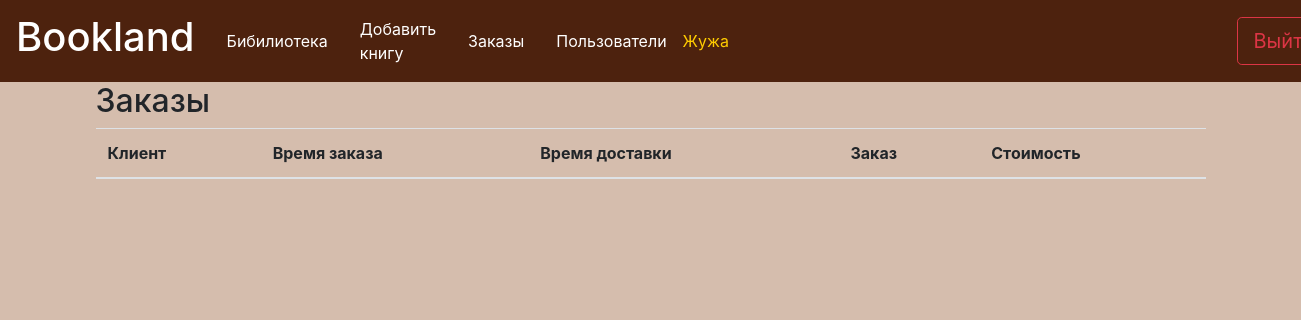
Page /orders (signed in) on the earlier database version.
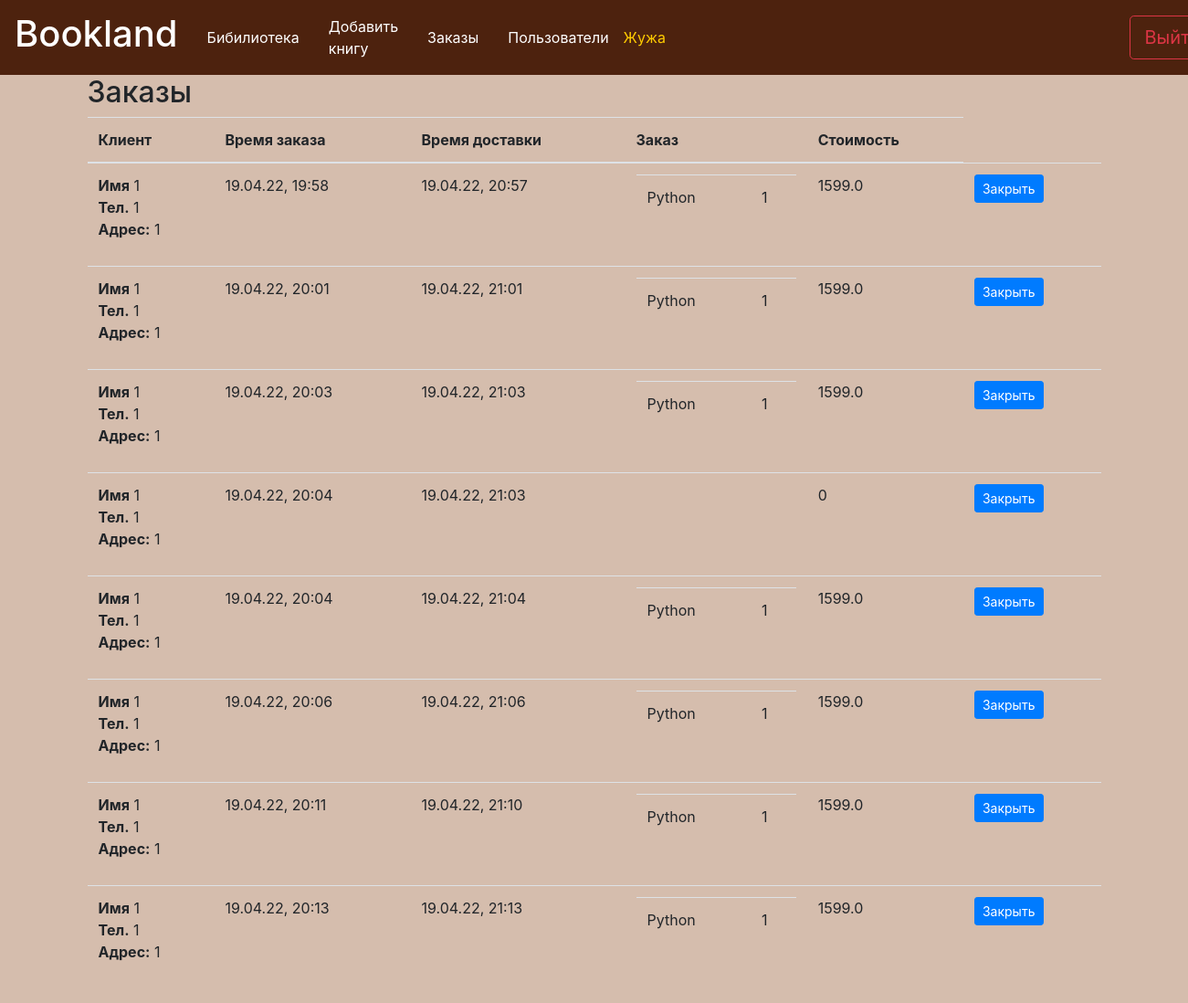
Same page on the later database version.
### data/order.py (models this page shows, shortened)
class Order(SqlAlchemyBase):
    __tablename__ = 'order'
    id = Column(Integer, primary_key=True, autoincrement=True)
    user_name = Column(String, nullable=True)
    telephone = Column(String, nullable=True)
    address = Column(String, nullable=True)
    time_order = Column(DateTime, default=datetime.datetime.now)
    time_delivery = Column(DateTime, nullable=True)
    books = relationship("Association", back_populates="order", cascade="all, delete-orphan")

class Association(SqlAlchemyBase):
    __tablename__ = 'association'
    order_id = Column(Integer, ForeignKey('order.id'), primary_key=True)
    book_id = Column(Integer, ForeignKey('book.id'), primary_key=True)
    count = Column(Integer)
    book = relationship("Book", back_populates="orders")
    order = relationship("Order", back_populates="books")

### data/book.py (models this page shows, shortened)
class Book(SqlAlchemyBase):
    __tablename__ = 'book'
    id = sqlalchemy.Column(sqlalchemy.Integer, primary_key=True, autoincrement=True)
    title = sqlalchemy.Column(sqlalchemy.String, nullable=True)
    author = sqlalchemy.Column(sqlalchemy.String, nullable=True)
    description = sqlalchemy.Column(sqlalchemy.String, nullable=True)
    pages = sqlalchemy.Column(sqlalchemy.Integer, nullable=True)
    cost = sqlalchemy.Column(sqlalchemy.Float, nullable=True)
    image = sqlalchemy.Column(sqlalchemy.String, nullable=True)
    pdf = sqlalchemy.Column(sqlalchemy.String, nullable=True)
    orders = relationship("Association", back_populates="book")

### main.py (the view)
@app.route('/orders')
@login_required
def orders():
    db_sess = db_session.create_session()
    orders = db_sess.query(Order).all()
    for order in orders:
        summ = 0
        for book in order.books:
            summ += book.book.cost * book.count
        order.cost = summ
    return render_template('orders.html', orders=orders, title='Заказы')

### data/db_session.py (called while the page is built)
def create_session() -> Session:
    global __factory
    return __factory()

### main.py (called while the page is built)
@app.template_filter('strftime')
def _jinja2_filter_datetime(date, fmt=None):
    return date.strftime('%d.%m.%y, %H:%M')

@login_manager.user_loader
def load_user(user_id):  # Авторизация пользователя
    db_sess = db_session.create_session()
    return db_sess.query(User).get(user_id)

### templates/orders.html
{% extends "base.html" %}
{% block content %}
    <h2>Заказы</h2>
    <table class="table">
        <thead>
            <tr>
              <th scope="col">Клиент</th>
              <th scope="col">Время заказа</th>
              <th scope="col">Время доставки</th>
              <th scope="col">Заказ</th>
              <th scope="col">Стоимость</th>
            </tr>
        </thead>
        <tbody>
            {% for order in orders %}
                <tr>
                    <td>
                        <ul style="list-style-type: none; padding-left: 0; margin-left: 0;">
                            <li><b>Имя</b> {{ order.user_name }}</li>
                            <li><b>Тел.</b> {{ order.telephone }}</li>
                            <li><b>Адрес:</b> {{ order.address }}</li>
                        </ul>
                    </td>
                    <td>{{ order.time_order|strftime }}</td>
                    <td>{{ order.time_delivery|strftime }}</td>
                    <td>
                        <table class="table">
                          <tbody>
                            {% for book in order.books %}
                                <tr>
                                    <td>{{ book.book.title }}</td>
                                    <td>{{ book.count }}</td>
                                </tr>
                            {% endfor %}
                          </tbody>
                        </table>
                    </td>
                    <td>{{ order.cost }}</td>
                    <td><a href="/delorder/{{ order.id }}" class="btn btn-primary btn-sm">Закрыть</a> </td>
                </tr>
            {% endfor %}
        </tbody>
    </table>
{% endblock %}

Differences in the rows shown:
added Order: user_name "1", telephone "1", address "1", time_order|strftime "19.04.22, 19:58", time_delivery|strftime "19.04.22, 20:57", cost "1599.0"
added Association: book "Python", count "1"
added Order: user_name "1", telephone "1", address "1", time_order|strftime "19.04.22, 20:01", time_delivery|strftime "19.04.22, 21:01", cost "1599.0"
added Association: book "Python", count "1"
added Order: user_name "1", telephone "1", address "1", time_order|strftime "19.04.22, 20:03", time_delivery|strftime "19.04.22, 21:03", cost "1599.0"
added Association: book "Python", count "1"
added Order: user_name "1", telephone "1", address "1", time_order|strftime "19.04.22, 20:04", time_delivery|strftime "19.04.22, 21:03", cost "0"
added Order: user_name "1", telephone "1", address "1", time_order|strftime "19.04.22, 20:04", time_delivery|strftime "19.04.22, 21:04", cost "1599.0"
added Association: book "Python", count "1"
added Order: user_name "1", telephone "1", address "1", time_order|strftime "19.04.22, 20:06", time_delivery|strftime "19.04.22, 21:06", cost "1599.0"
added Association: book "Python", count "1"
added Order: user_name "1", telephone "1", address "1", time_order|strftime "19.04.22, 20:11", time_delivery|strftime "19.04.22, 21:10", cost "1599.0"
added Association: book "Python", count "1"
added Order: user_name "1", telephone "1", address "1", time_order|strftime "19.04.22, 20:13", time_delivery|strftime "19.04.22, 21:13", cost "1599.0"
added Association: book "Python", count "1"
